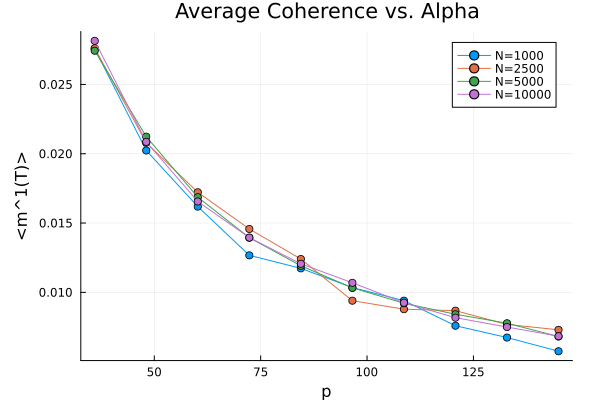

Generate this figure with Julia:
using Random
using Plots
using LinearAlgebra
using Statistics
using Measures

# Time steps
T = 30000  

# Different N values
N_values = [1000,2500,5000,10000]

function simulate_coherence_for_p(N, p)
    alpha_c = 1 / (2 * log(N))
    simulations_coherence = zeros(5) # Array to store coherence values for each simulation

    for sim in 1:5 # Run each simulation 5 times
        xi_patterns = [rand([-1, 1], N) for _ in 1:p]
        J = zeros(N, N)

        for i in 1:N
            for j in 1:N
                if i != j
                    J[i, j] = sum(xi_patterns[μ][i] * xi_patterns[μ][j] for μ in 1:p) / N
                end
            end
        end

        S = copy(xi_patterns[1])

        for _ in 1:T
            i = rand(1:N)
            S[i] = sign(dot(J[i, :], S)) == 0 ? 1 : sign(dot(J[i, :], S))
        end

        coherences = [dot(S, xi_patterns[μ]) / N for μ in 1:p]
        average_coherence = mean(coherences)
        
        simulations_coherence[sim] = average_coherence
    end
    
    return mean(simulations_coherence) # Return the mean of the 5 simulation averages
end

# Initialize the plot
p = plot(xlabel="p", ylabel="<m^1(T)>", title="Average Coherence vs. Alpha", legend=:topright)

for N in N_values
    alpha_c = 1 / (2 * log(N))
    p_start = round(Int, 0.5 * 1000 / (2 * log(1000)))
    p_end = round(Int, 2 * 1000 / (2 * log(1000)))
    p_values = range(p_start, p_end, length=10)

    # Compute the average coherence for each p, averaged over 5 simulations
    average_coherences = [mean([simulate_coherence_for_p(N, Int(round(p))) for _ in 1:5]) for p in p_values]
    alpha_rel_c = p_values / (N * alpha_c)

    plot!(p, p_values, average_coherences, label="N=$N", marker=:circle)
end

# Adjusting the plot command for better visibility
plot!(left_margin=15mm, bottom_margin=5mm, top_margin=5mm, right_margin=5mm)

# Save the plot to a file
savefig("p2_e.png")